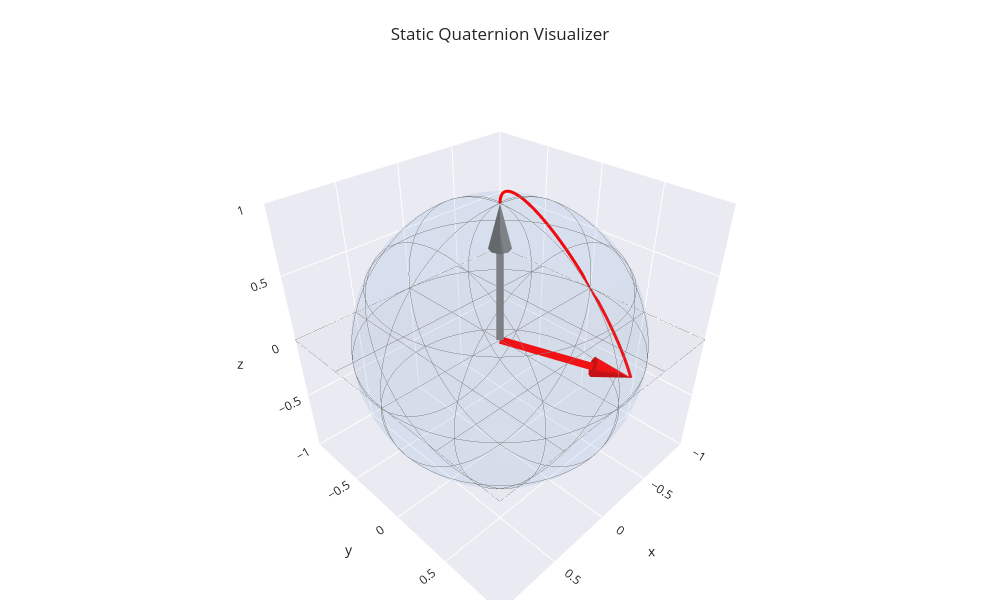

Notebook code for this chart:
### Markdown cell above
---
## Static Rotation Visualization

### Code cell
axis  = np.array([1, 0, 0])
angle = 3 * np.pi / 4
quat1 = np.concatenate([
    np.sin(angle / 2) * axis / np.linalg.norm(axis), 
    [np.cos(angle / 2)]
])

axis  = np.array([1, 0, 2])
angle = np.pi / 2
quat2 = np.concatenate([
    np.sin(angle / 2) * axis / np.linalg.norm(axis), 
    [np.cos(angle / 2)]
])

axis  = np.array([1, -1, -1])
angle = np.pi
quat3 = np.concatenate([
    np.sin(angle / 2) * axis / np.linalg.norm(axis), 
    [np.cos(angle / 2)]
])

layout = DEFAULT_ROTATION_PLOT_LAYOUT
layout["title"] = "Static Quaternion Visualizer"
plot_static_quat([quat3], colors=["red", "green", "blue"], reference=[0, 0, 1], layout_options=layout)

### Figure 1 — Plotly figure (JSON) as saved in the notebook; plotly's stock layout.template omitted (floating-point values rounded to 4 significant figures; data arrays with more than 128 entries replaced by an {"elided": "..."} marker saying what was removed)
{"data": [{"colorscale": [[0, "#4a90d9"], [1, "#4a90d9"]], "contours": {"x": {"color": "grey", "show": true, "width": 1}, "y": {"color": "grey", "show": true, "width": 1}, "z": {"color": "grey", "show": true, "width": 1}}, "hoverinfo": "skip", "opacity": 0.06, "showscale": false, "type": "surface", "x": {"elided": "50x50 float values"}, "y": {"elided": "50x50 float values"}, "z": {"elided": "50x50 float values"}}, {"colorscale": [[0, "#ababab"], [1, "#ababab"]], "contours": {"x": {"color": "grey", "show": true, "width": 1}, "y": {"color": "grey", "show": true, "width": 1}, "z": {"color": "grey", "show": true, "width": 1}}, "hoverinfo": "skip", "opacity": 0.06, "showscale": false, "type": "surface", "x": [[-1.2, -0.9333, -0.6667, -0.4, -0.1333, 0.1333, 0.4, 0.6667, 0.9333, 1.2], [-1.2, -0.9333, -0.6667, -0.4, -0.1333, 0.1333, 0.4, 0.6667, 0.9333, 1.2], [-1.2, -0.9333, -0.6667, -0.4, -0.1333, 0.1333, 0.4, 0.6667, 0.9333, 1.2], [-1.2, -0.9333, -0.6667, -0.4, -0.1333, 0.1333, 0.4, 0.6667, 0.9333, 1.2], [-1.2, -0.9333, -0.6667, -0.4, -0.1333, 0.1333, 0.4, 0.6667, 0.9333, 1.2], [-1.2, -0.9333, -0.6667, -0.4, -0.1333, 0.1333, 0.4, 0.6667, 0.9333, 1.2], [-1.2, -0.9333, -0.6667, -0.4, -0.1333, 0.1333, 0.4, 0.6667, 0.9333, 1.2], [-1.2, -0.9333, -0.6667, -0.4, -0.1333, 0.1333, 0.4, 0.6667, 0.9333, 1.2], [-1.2, -0.9333, -0.6667, -0.4, -0.1333, 0.1333, 0.4, 0.6667, 0.9333, 1.2], [-1.2, -0.9333, -0.6667, -0.4, -0.1333, 0.1333, 0.4, 0.6667, 0.9333, 1.2]], "y": [[-1.2, -1.2, -1.2, -1.2, -1.2, -1.2, -1.2, -1.2, -1.2, -1.2], [-0.9333, -0.9333, -0.9333, -0.9333, -0.9333, -0.9333, -0.9333, -0.9333, -0.9333, -0.9333], [-0.6667, -0.6667, -0.6667, -0.6667, -0.6667, -0.6667, -0.6667, -0.6667, -0.6667, -0.6667], [-0.4, -0.4, -0.4, -0.4, -0.4, -0.4, -0.4, -0.4, -0.4, -0.4], [-0.1333, -0.1333, -0.1333, -0.1333, -0.1333, -0.1333, -0.1333, -0.1333, -0.1333, -0.1333], [0.1333, 0.1333, 0.1333, 0.1333, 0.1333, 0.1333, 0.1333, 0.1333, 0.1333, 0.1333], [0.4, 0.4, 0.4, 0.4, 0.4, 0.4, 0.4, 0.4, 0.4, 0.4], [0.6667, 0.6667, 0.6667, 0.6667, 0.6667, 0.6667, 0.6667, 0.6667, 0.6667, 0.6667], [0.9333, 0.9333, 0.9333, 0.9333, 0.9333, 0.9333, 0.9333, 0.9333, 0.9333, 0.9333], [1.2, 1.2, 1.2, 1.2, 1.2, 1.2, 1.2, 1.2, 1.2, 1.2]], "z": [[0.0, 0.0, 0.0, 0.0, 0.0, 0.0, 0.0, 0.0, 0.0, 0.0], [0.0, 0.0, 0.0, 0.0, 0.0, 0.0, 0.0, 0.0, 0.0, 0.0], [0.0, 0.0, 0.0, 0.0, 0.0, 0.0, 0.0, 0.0, 0.0, 0.0], [0.0, 0.0, 0.0, 0.0, 0.0, 0.0, 0.0, 0.0, 0.0, 0.0], [0.0, 0.0, 0.0, 0.0, 0.0, 0.0, 0.0, 0.0, 0.0, 0.0], [0.0, 0.0, 0.0, 0.0, 0.0, 0.0, 0.0, 0.0, 0.0, 0.0], [0.0, 0.0, 0.0, 0.0, 0.0, 0.0, 0.0, 0.0, 0.0, 0.0], [0.0, 0.0, 0.0, 0.0, 0.0, 0.0, 0.0, 0.0, 0.0, 0.0], [0.0, 0.0, 0.0, 0.0, 0.0, 0.0, 0.0, 0.0, 0.0, 0.0], [0.0, 0.0, 0.0, 0.0, 0.0, 0.0, 0.0, 0.0, 0.0, 0.0]]}, {"anchor": "tip", "colorscale": [[0, "grey"], [1, "grey"]], "showscale": false, "sizemode": "absolute", "sizeref": 0.3, "type": "cone", "u": [0], "v": [0], "w": [1], "x": [0], "y": [0], "z": [1]}, {"line": {"color": "grey", "width": 15}, "mode": "lines", "showlegend": false, "type": "scatter3d", "x": [0, 0], "y": [0, 0], "z": [0, 0.7]}, {"anchor": "tip", "colorscale": [[0, "red"], [1, "red"]], "showscale": false, "sizemode": "absolute", "sizeref": 0.3, "type": "cone", "u": [-0.6667], "v": [0.6667], "w": [-0.3333], "x": [-0.6667], "y": [0.6667], "z": [-0.3333]}, {"line": {"color": "red", "width": 15}, "mode": "lines", "showlegend": false, "type": "scatter3d", "x": [0, -0.4667], "y": [0, 0.4667], "z": [0, -0.2333]}, {"line": {"color": "red", "width": 6}, "mode": "lines", "showlegend": false, "type": "scatter3d", "x": [0.0, -0.03768, -0.07657, -0.1165, -0.1573, -0.1989, -0.241, -0.2835, -0.3262, -0.3689, -0.4115, -0.4538, -0.4955, -0.5366, -0.5769, -0.6162, -0.6543, -0.691, -0.7263, -0.76, -0.792, -0.822, -0.8501, -0.876, -0.8997, -0.9211, -0.94, -0.9565, -0.9704, -0.9817, -0.9903, -0.9962, -0.9994, -0.9998, -0.9976, -0.9926, -0.9848, -0.9744, -0.9614, -0.9458, -0.9277, -0.9071, -0.8842, -0.859, -0.8316, -0.8022, -0.7709, -0.7378, -0.703, -0.6667], "y": [0.0, -0.03631, -0.07109, -0.1042, -0.1355, -0.1649, -0.1923, -0.2175, -0.2404, -0.261, -0.2791, -0.2947, -0.3078, -0.3182, -0.3259, -0.3309, -0.3332, -0.3327, -0.3295, -0.3236, -0.315, -0.3037, -0.2898, -0.2734, -0.2544, -0.233, -0.2093, -0.1834, -0.1554, -0.1253, -0.09337, -0.05968, -0.02437, 0.01241, 0.05051, 0.08977, 0.13, 0.1711, 0.2129, 0.2552, 0.2977, 0.3405, 0.3832, 0.4256, 0.4678, 0.5093, 0.5502, 0.5901, 0.629, 0.6667], "z": [1.0, 0.9986, 0.9945, 0.9877, 0.9782, 0.966, 0.9513, 0.934, 0.9142, 0.8921, 0.8676, 0.841, 0.8122, 0.7815, 0.749, 0.7147, 0.6789, 0.6417, 0.6032, 0.5636, 0.523, 0.4817, 0.4397, 0.3973, 0.3547, 0.312, 0.2693, 0.2269, 0.185, 0.1436, 0.1031, 0.06348, 0.02497, -0.01226, -0.04808, -0.08233, -0.1149, -0.1456, -0.1743, -0.2009, -0.2254, -0.2475, -0.2673, -0.2846, -0.2994, -0.3115, -0.321, -0.3279, -0.332, -0.3333]}], "layout": {"height": 600, "margin": {"b": 0, "l": 0, "r": 0, "t": 80}, "scene": {"aspectmode": "cube", "xaxis": {"range": [-1, 1]}, "yaxis": {"range": [-1, 1]}, "zaxis": {"range": [-1, 1]}}, "title": {"text": "Static Quaternion Visualizer"}, "width": 1000}}
